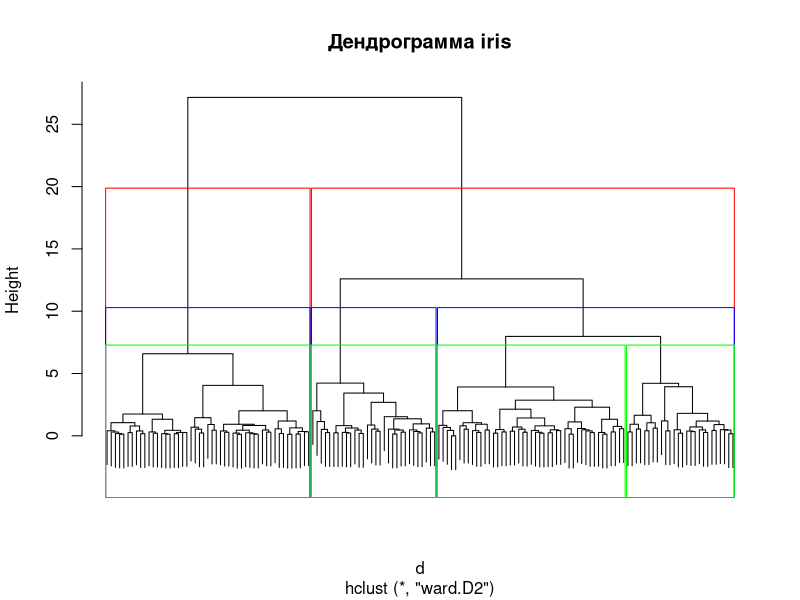
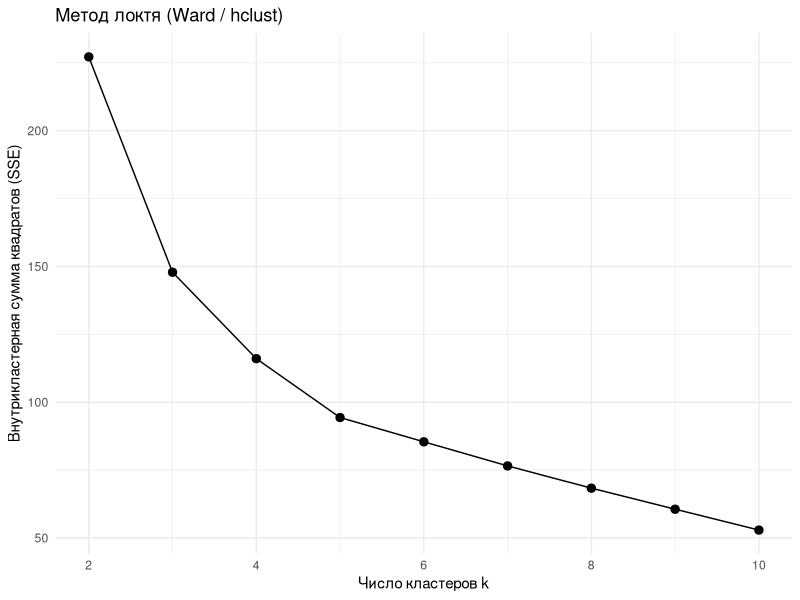
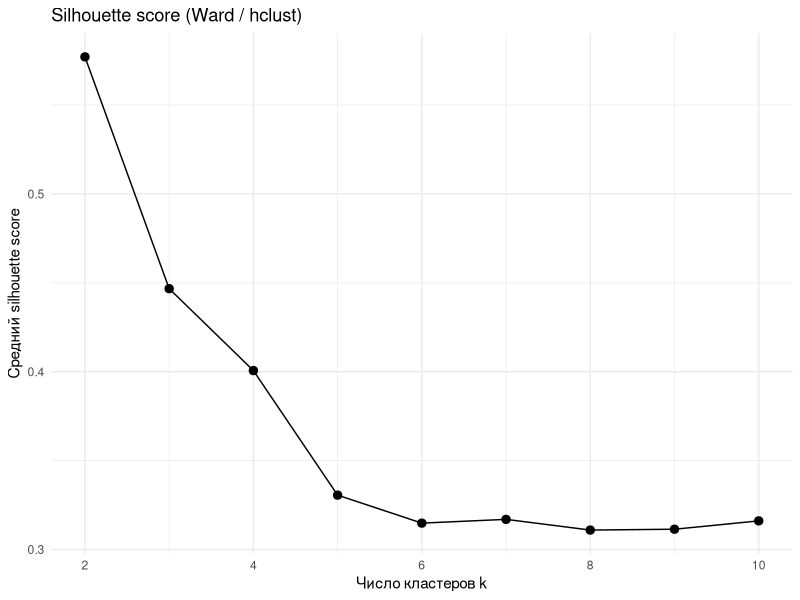
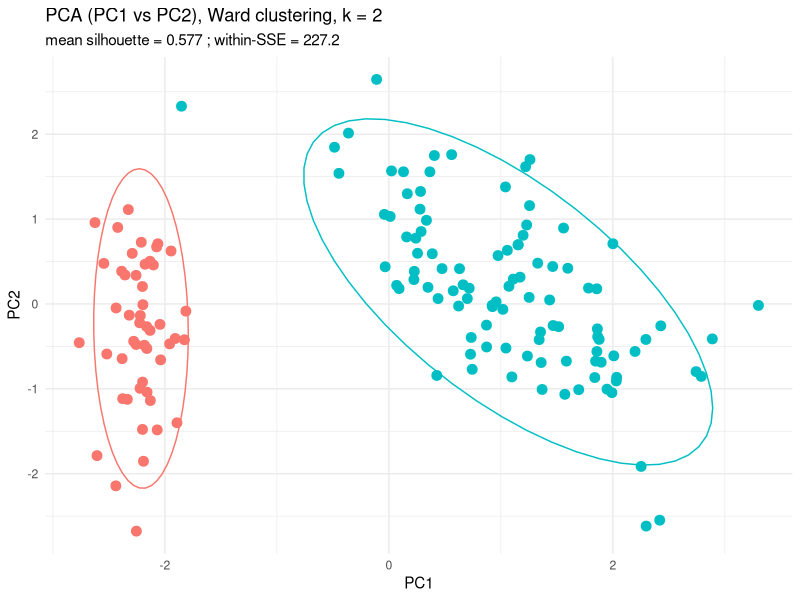
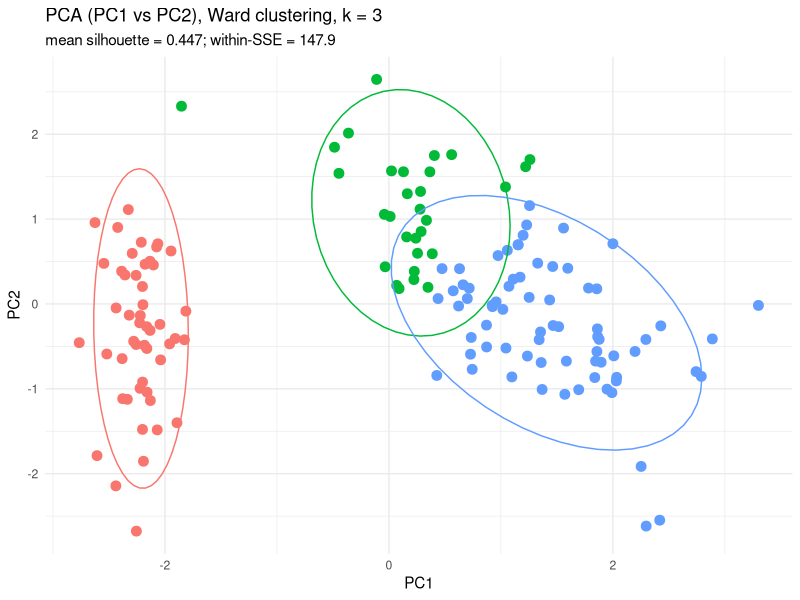
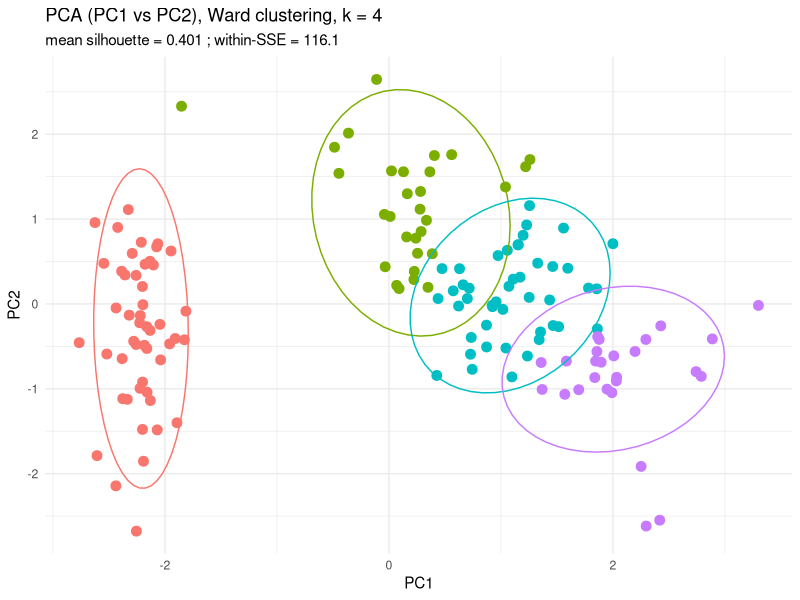
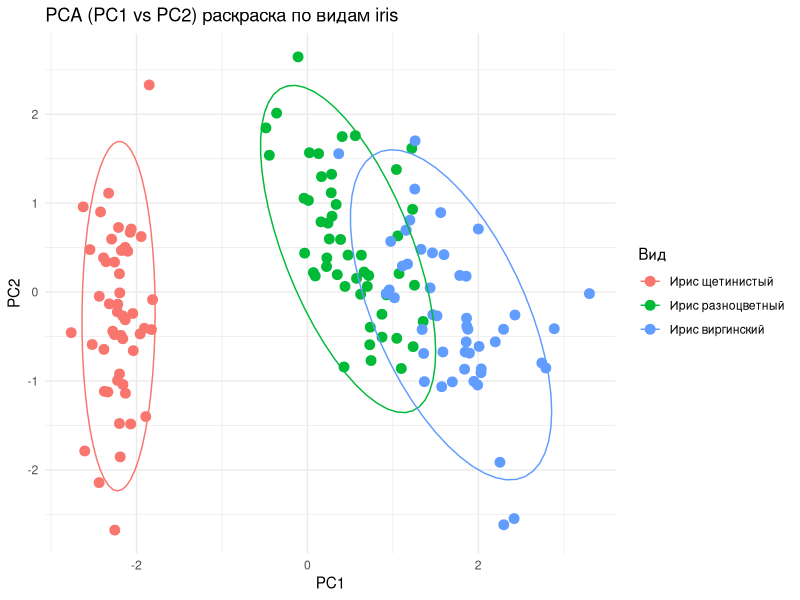

R code for these plots, in order:
# Кластеризация IRIS

library(ggplot2)
library(cluster)

data(iris)

x <- iris[, 1:4]
x_scaled <- scale(x)

d <- dist(x_scaled, method = "euclidean")
hc <- hclust(d, method = "ward.D2")

jpeg("dendrogram_iris.jpg", width = 2000, height = 1600, res = 300)

plot(hc, labels = FALSE, main = "Дендрограмма iris")
rect.hclust(hc, k = 2, border = "red")
rect.hclust(hc, k = 3, border = "blue")
rect.hclust(hc, k = 4, border = "green")

dev.off()

cl2 <- cutree(hc, k = 2)
cl3 <- cutree(hc, k = 3)
cl4 <- cutree(hc, k = 4)
pca <- prcomp(x_scaled)

within_sse <- function(x, cl) {
  cl <- as.integer(cl)
  sse <- 0
  for (g in sort(unique(cl))) {
    idx <- which(cl == g)
    Xg <- x[idx, , drop = FALSE]
    cg <- colMeans(Xg)
    sse <- sse + sum(rowSums((Xg - matrix(cg, nrow(Xg), ncol(Xg), byrow = TRUE))^2))
  }
  sse
}

k_grid <- 2:10

sse_vec <- sapply(k_grid, function(k) {
  cl <- cutree(hc, k = k)
  within_sse(x_scaled, cl)
})

sil_vec <- sapply(k_grid, function(k) {
  cl <- cutree(hc, k = k)
  mean(silhouette(cl, d)[, 3])
})

metrics <- data.frame(
  k = k_grid,
  SSE_within = sse_vec,
  Silhouette = sil_vec
)

p_elbow <- ggplot(metrics, aes(k, SSE_within)) +
  geom_line() + geom_point(size = 2.5) +
  theme_minimal() +
  ggtitle("Метод локтя (Ward / hclust)") +
  xlab("Число кластеров k") +
  ylab("Внутрикластерная сумма квадратов (SSE)")

ggsave("elbow_ward.jpg", p_elbow, width = 6, height = 6, dpi = 600)

p_sil <- ggplot(metrics, aes(k, Silhouette)) +
  geom_line() + geom_point(size = 2.5) +
  theme_minimal() +
  ggtitle("Silhouette score (Ward / hclust)") +
  xlab("Число кластеров k") +
  ylab("Средний silhouette score")

ggsave("silhouette_ward.jpg", p_sil, width = 6, height = 6, dpi = 600)

mean_sil <- function(cl, d) mean(silhouette(cl, d)[, 3])

sse2 <- within_sse(x_scaled, cl2)
sil2 <- mean_sil(cl2, d)

sse3 <- within_sse(x_scaled, cl3)
sil3 <- mean_sil(cl3, d)

sse4 <- within_sse(x_scaled, cl4)
sil4 <- mean_sil(cl4, d)


df2 <- data.frame(
  PC1 = pca$x[,1],
  PC2 = pca$x[,2],
  cluster = factor(cl2)
)

p2 <- ggplot(df2, aes(PC1, PC2, color = cluster)) +
  geom_point(size = 3) +
  stat_ellipse() +
  theme_minimal() +
  theme(legend.position = "none") +
  labs(
    title = "PCA (PC1 vs PC2), Ward clustering, k = 2",
    subtitle = paste0(
      "mean silhouette = ", round(sil2, 3),
      " ; within-SSE = ", round(sse2, 1)
    )
  )


ggsave(
  filename = "pca_k2.jpg",
  plot = p2,
  width = 6,
  height = 6,
  dpi = 600
)


df3 <- data.frame(
  PC1 = pca$x[,1],
  PC2 = pca$x[,2],
  cluster = factor(cl3)
)

p3 <- ggplot(df3, aes(PC1, PC2, color = cluster)) +
  geom_point(size = 3) +
  stat_ellipse() +
  theme_minimal() +
  theme(legend.position = "none") +
  labs(
    title = "PCA (PC1 vs PC2), Ward clustering, k = 3",
    subtitle = paste0(
      "mean silhouette = ", round(sil3, 3),
      "; within-SSE = ", round(sse3, 1)
    )
  )


ggsave(
  filename = "pca_k3.jpg",
  plot = p3,
  width = 6,
  height = 6,
  dpi = 600
)


df4 <- data.frame(
  PC1 = pca$x[,1],
  PC2 = pca$x[,2],
  cluster = factor(cl4)
)

p4 <- ggplot(df4, aes(PC1, PC2, color = cluster)) +
  geom_point(size = 3) +
  stat_ellipse() +
  theme_minimal() +
  theme(legend.position = "none") +
  labs(
    title = "PCA (PC1 vs PC2), Ward clustering, k = 4",
    subtitle = paste0(
      "mean silhouette = ", round(sil4, 3),
      " ; within-SSE = ", round(sse4, 1)
    )
  )


ggsave(
  filename = "pca_k4.jpg",
  plot = p4,
  width = 6,
  height = 6,
  dpi = 600
)

df4$Species <- factor( iris$Species, levels = c("setosa", "versicolor", "virginica"), labels = c("Ирис щетинистый", "Ирис разноцветный", "Ирис виргинский") )

p_true <- ggplot(df4, aes(PC1, PC2, color = Species)) +
  geom_point(size = 3) +
  stat_ellipse(aes(group = Species)) +
  theme_minimal() +
  ggtitle("PCA (PC1 vs PC2) раскраска по видам iris") + 
  labs(color = "Вид")

ggsave(
  filename = "pca_true.jpg",
  plot = p_true,
  width = 6,
  height = 6,
  dpi = 600
)
